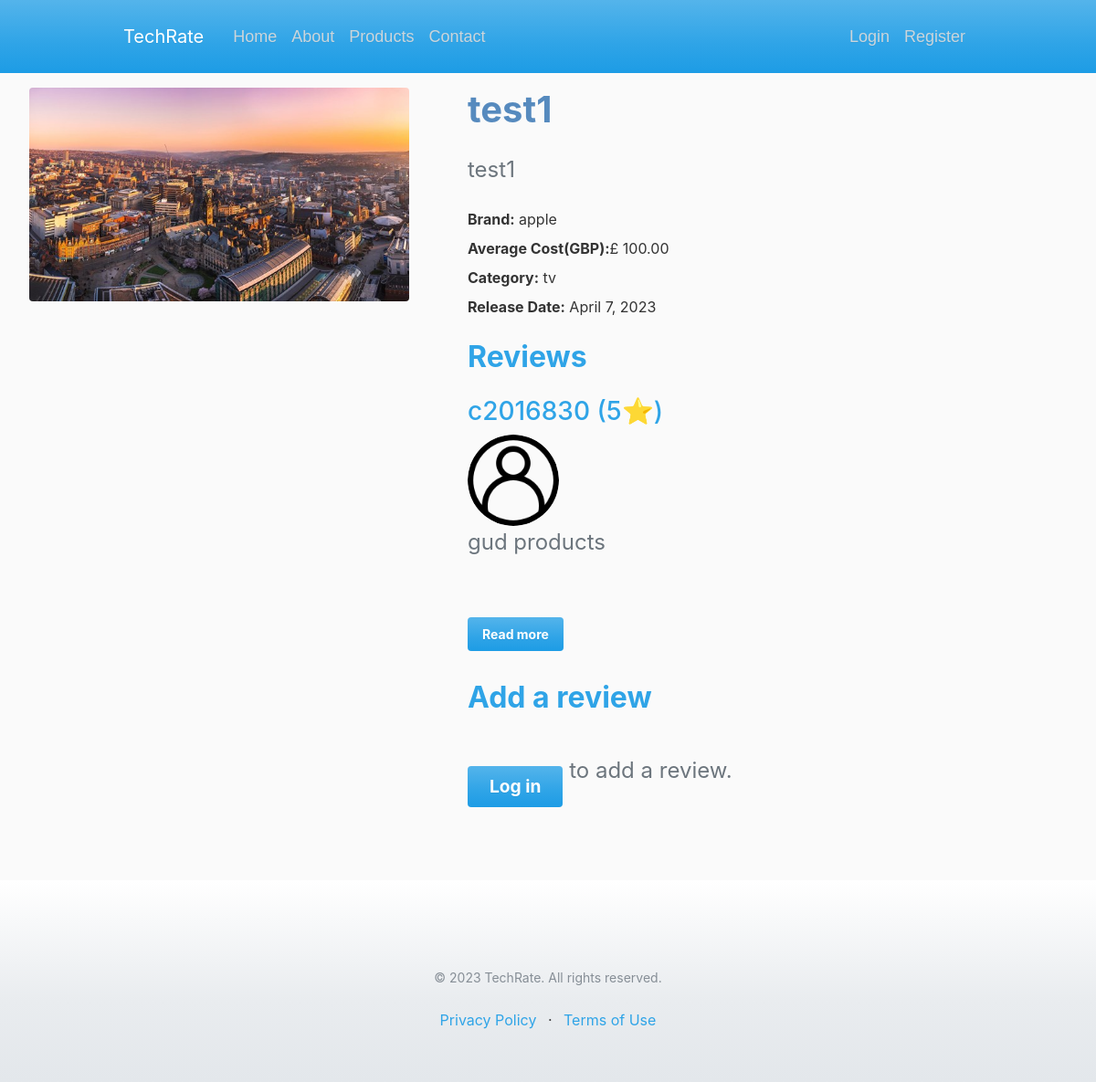
The page /product/6/ on the database its author committed.
### product/models.py (models this page shows, shortened)
class Product(models.Model):
    name = models.CharField(max_length=255)
    brand = models.CharField(max_length=255)
    average_cost = models.DecimalField(max_digits=10, decimal_places=2)
    category = models.CharField(max_length=255)
    release_date = models.DateField()
    description = models.TextField()
    photo = models.ImageField(upload_to='product_photos')

class Review(models.Model):
    author = models.ForeignKey(User, on_delete=models.CASCADE)
    product = models.ForeignKey(Product, on_delete=models.CASCADE, related_name='reviews')
    rating = models.IntegerField(choices=[(i, i) for i in range(1, 6)])
    content = models.TextField()
    created_at = models.DateTimeField(auto_now_add=True)
    author_photo = models.ImageField(upload_to='review_author_photos', null=True, blank=True)

### users/models.py (models this page shows, shortened)
class Profile(models.Model):
    user = models.OneToOneField(User, on_delete=models.CASCADE)
    image = models.ImageField(default='default.png', upload_to='profile_pics')
    date_of_birth = models.DateField(null=True, blank=True)
    address = models.CharField(max_length=100, blank=True)
    city_town = models.CharField(max_length=50, blank=True)
    country = models.CharField(max_length=50, blank=True)
    full_name = models.CharField(max_length=50, blank=True)
    security_question = models.CharField(max_length=100, choices=SECURITY_QUESTIONS, default='')
    security_answer = models.CharField(max_length=100, default='')

### product/views.py (the view)
# urls.py: path('<int:pk>/', views.product_detail, name='product-detail'),
def product_detail(request, pk):
    product = get_object_or_404(Product, pk=pk)
    reviews = product.reviews.all()
    if request.method == 'POST':
        form = ReviewForm(request.POST)
        if form.is_valid():
            review = form.save(commit=False)
            review.author = request.user
            review.product = product
            review.save()
            return redirect('product-detail', pk=product.pk)
    else:
        form = ReviewForm()
    return render(request, 'product/product_detail.html', {'product': product, 'reviews': reviews, 'form': form})

### product/templates/product/product_detail.html (shortened to what this page needs)
{% extends "reviewApp/base.html" %}
{% load static %}
{% block content %}
<div class="container my-5">
  <div class="row">
    <div class="col-md-6">
      <img class="img-fluid rounded" src="{{ product.photo.url }}" alt="{{ product.name }}" />
    </div>
    <div class="col-md-6">
      <h1 class="mb-4">{{ product.name }}</h1>
      <p class="mb-4">{{ product.description }}</p>
      <ul class="list-unstyled mb-4">
        <li><strong>Brand:</strong> {{ product.brand }}</li>
        <li><strong>Average Cost(GBP):</strong>£ {{ product.average_cost }}</li>
        <li><strong>Category:</strong> {{ product.category }}</li>
        <li><strong>Release Date:</strong> {{ product.release_date }}</li>
      </ul>
      <h2 class="mb-4">Reviews</h2>
      {% for review in reviews %}
      <div class="mb-4">
        <h3>{{ review.author.username }} ({{ review.rating }}&#11088;)</h3>
        {% if review.author.profile.image.url %}
        <img src="{{ review.author.profile.image.url }}" alt="Author photo" class="rounded-circle" width="100">
        {% else %}
        <img src="{% static 'images/blank-profile-picture-973460_960_720.webp' %}" alt="Default author photo"
          class="rounded-circle" width="100">
        {% endif %}
        <p>{{ review.content }}</p>
        <div class="btn-group-sm" role="group" aria-label="Review actions">
          <p><a href="{% url 'review-detail' pk=review.pk %}" class="btn btn-primary mr-2">Read more</a></p>
        </div>
      </div>
      {% empty %}
      <p>No reviews yet.</p>
      {% endfor %}
      <h2 class="mb-4">Add a review</h2>
      {% if user.is_authenticated %}
      <form method="post">
        {% csrf_token %}
        {{ form.as_p }}
        <button type="submit" class="btn btn-primary">Submit review</button>
      </form>
      {% else %}
      <p><a href="{% url 'login' %}" class="btn btn-primary">Log in</a> to add a review.</p>
      {% endif %}
    </div>
  </div>
</div>
{% endblock %}

### reviewApp/static/css/styles.css (style rules this page uses)
body { background: #fafafa; color: #333333; }
.row { margin-top: 3rem; }
.col-md-6 { padding: 0 2rem; }
.col-md-6 h2 { font-size: 2rem; font-weight: bold; margin-bottom: 1rem; }
.col-md-6 li { margin-bottom: 0.5rem; }
.btn-primary { background-color: #007bff; border-color: #007bff; }
h1 { font-size: 48px; font-weight: bold; margin-bottom: 32px; color: #568abe; }
p { font-size: 24px; font-weight: 400; line-height: 1.5; margin-bottom: 32px; color: #6c757d; }
.btn { background-color: #007bff; color: #fff; border: none; border-radius: 4px; font-size: 16px; font-weight: bold; padding: 12px 24px; transition: all .3s; }
.container { width: 100%; }
.container { max-width: 960px; margin: 0 auto; }
img { max-width: 100%; }
h1 { font-size: 2.5rem; font-weight: 700; margin-bottom: 1rem; }
ul { list-style: none; margin: 0; padding: 0; }
li { margin-bottom: 0.5rem; }
.btn-primary { background-color: #007bff; border-color: #007bff; color: #fff; font-size: 1.2rem; font-weight: 700; padding: 0.5rem 1.5rem; margin-top: 2rem; }
.mb-4 { margin-bottom: 1.5rem; }
html, body { margin: 0; padding: 0; }
.btn-group-sm .btn { padding: 0.5rem 1rem; border-radius: 0.25rem; margin-right: 0.5rem; font-size: 14px; }

### rows shown on the page
Product: photo (picture), name "test1", description "test1", brand "apple", average_cost "100.00", category "tv", release_date "April 7, 2023"
Review: author.username "c2016830", rating "5", author.profile.image (placeholder picture), content "gud products"
